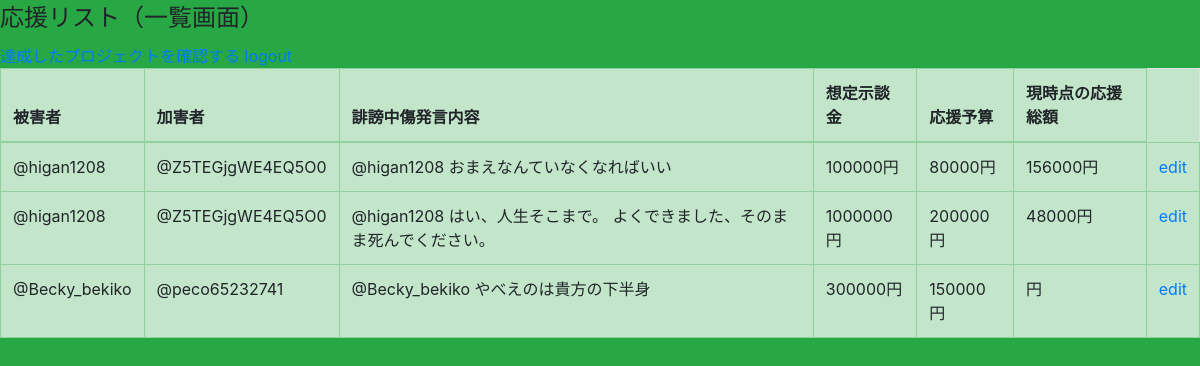
Screenshot of /admin_index.php (signed in) with the database file from the repository.
### tables this page shows
CREATE TABLE `project_table` (
  `id` int(12) NOT NULL,
  `higai_name` varchar(128) NOT NULL,
  `kagai_namae` varchar(128) NOT NULL,
  `kagai_name` varchar(128) NOT NULL,
  `detail` varchar(128) NOT NULL,
  `jidan_money` int(12) DEFAULT NULL,
  `budget` int(12) DEFAULT NULL
);

### admin_index.php (the view, shortened to what this page needs)
<?php
$pdo = connect_to_db();
$sql = 'SELECT * FROM project_table LEFT OUTER JOIN (SELECT p_id, SUM(money) AS summoney FROM yell_table GROUP BY p_id) AS moneys ON project_table.id = moneys.p_id';
$stmt = $pdo->prepare($sql);
$status = $stmt->execute();
if ($status == false) {
  $error = $stmt->errorInfo();
  echo json_encode(["error_msg" => "{$error[2]}"]);
  exit();
} else {
  $result = $stmt->fetchAll(PDO::FETCH_ASSOC);
  $output = "";
  foreach ($result as $record) {
    $output .= "<tr>";
    $output .= "<td>{$record["higai_name"]}</td>";
    $output .= "<td>{$record["kagai_name"]}</td>";
    $output .= "<td>{$record["detail"]}</td>";
    $output .= "<td>{$record["jidan_money"]}円</td>";
    $output .= "<td>{$record["budget"]}円</td>";
    $output .= "<td>{$record["summoney"]}円</td>";
    $output .= "<td><a href='quote_edit.php?id={$record["id"]}'>edit</a></td>";
    $output .= "</tr>";
  }
}
?>
<!DOCTYPE html>
<html lang="ja">
<head>
  <link rel="stylesheet" href="https://stackpath.bootstrapcdn.com/bootstrap/4.5.0/css/bootstrap.min.css">
  <link rel="stylesheet" href="style_admin.css">
</head>
<body>
  <fieldset>
    <legend>応援リスト（一覧画面）</legend>
    <a href="admin_index2.php">達成したプロジェクトを確認する</a>
    <a href="logout.php">logout</a>
    <table class="table table-bordered table-success">
      <thead>
        <tr>
          <th>被害者</th>
          <th>加害者</th>
          <th>誹謗中傷発言内容</th>
          <th>想定示談金</th>
          <th>応援予算</th>
          <th>現時点の応援総額</th>
        </tr>
      </thead>
      <tbody>
        <?= $output ?>
      </tbody>
    </table>
  </fieldset>
</body>
</html>

### style_admin.css (style rules this page uses)
body { background-color: #28a745; }

### rows the page displays
project_table: higai_name "@higan1208", kagai_name "@Z5TEGjgWE4EQ5O0", detail "@higan1208 おまえなんていなくなればいい", jidan_money "100000", budget "80000", summoney "156000"
project_table: higai_name "@higan1208", kagai_name "@Z5TEGjgWE4EQ5O0", detail "@higan1208 はい、人生そこまで。 よくできました、そのまま死んでください。", jidan_money "1000000", budget "200000", summoney "48000"
project_table: higai_name "@Becky_bekiko", kagai_name "@peco65232741", detail "@Becky_bekiko やべえのは貴方の下半身", jidan_money "300000", budget "150000"
